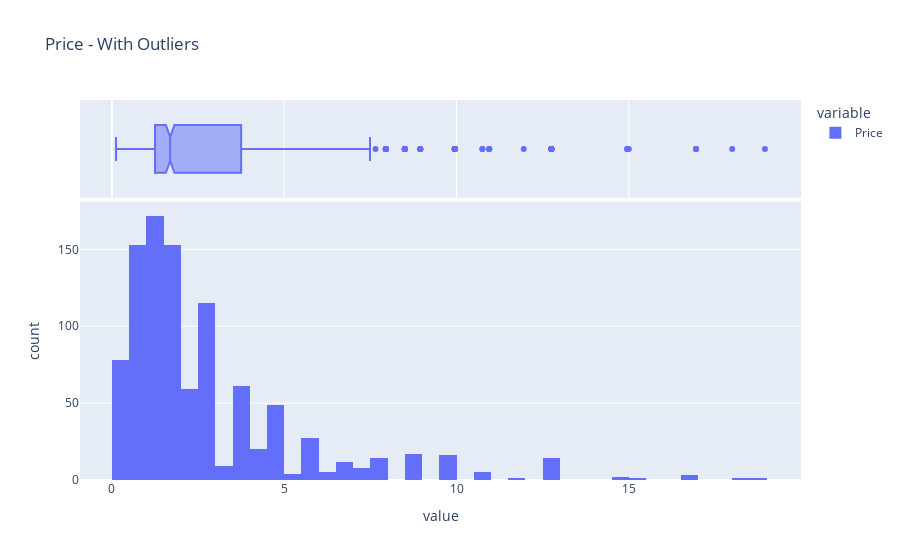
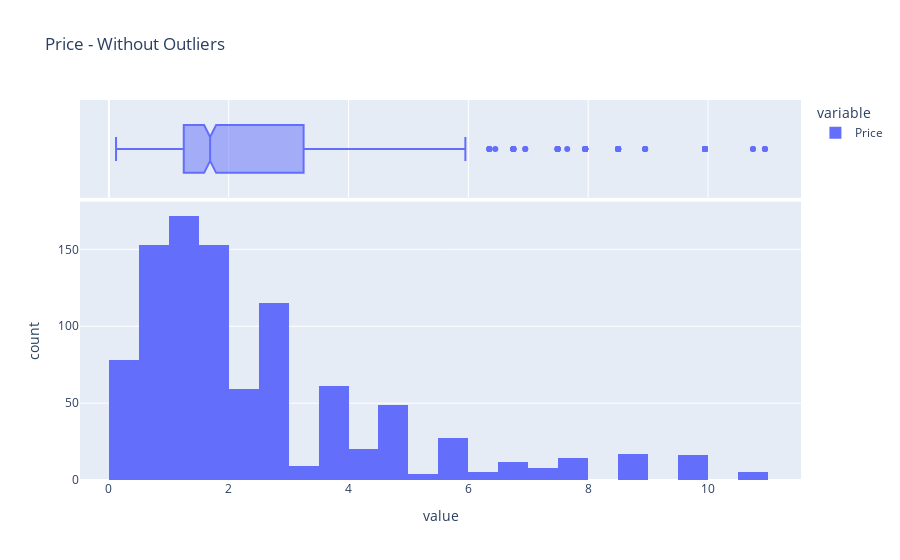

Write notebook code for charts like these, in order.
### Code cell
df_retail_clean=clean_df(df_retail)
profile_serie(df_retail_clean["Price"])

### Figure 1 — Plotly figure (JSON) as saved in the notebook; plotly's stock layout.template omitted (floating-point values rounded to 4 significant figures; data arrays with more than 128 entries replaced by an {"elided": "..."} marker saying what was removed)
{"data": [{"alignmentgroup": "True", "bingroup": "x", "hovertemplate": "variable=Price<br>value=%{x}<br>count=%{y}<extra></extra>", "legendgroup": "Price", "marker": {"color": "#636efa", "pattern": {"shape": ""}}, "name": "Price", "offsetgroup": "Price", "orientation": "v", "showlegend": true, "type": "histogram", "x": {"elided": "1000 float values"}, "xaxis": "x", "yaxis": "y"}, {"alignmentgroup": "True", "hovertemplate": "variable=Price<br>value=%{x}<extra></extra>", "legendgroup": "Price", "marker": {"color": "#636efa"}, "name": "Price", "notched": true, "offsetgroup": "Price", "showlegend": false, "type": "box", "x": {"elided": "1000 float values"}, "xaxis": "x2", "yaxis": "y2"}], "layout": {"barmode": "relative", "legend": {"title": {"text": "variable"}, "tracegroupgap": 0}, "title": {"text": "Price - With Outliers"}, "xaxis": {"anchor": "y", "domain": [0, 1], "title": {"text": "value"}}, "xaxis2": {"anchor": "y2", "domain": [0, 1], "matches": "x", "showgrid": true, "showticklabels": false}, "yaxis": {"anchor": "x", "domain": [0, 0.7326], "title": {"text": "count"}}, "yaxis2": {"anchor": "x2", "domain": [0.7426, 1], "matches": "y2", "showgrid": false, "showline": false, "showticklabels": false, "ticks": ""}}}

### Figure 2 — Plotly figure (JSON) as saved in the notebook; plotly's stock layout.template omitted (floating-point values rounded to 4 significant figures; data arrays with more than 128 entries replaced by an {"elided": "..."} marker saying what was removed)
{"data": [{"alignmentgroup": "True", "bingroup": "x", "hovertemplate": "variable=Price<br>value=%{x}<br>count=%{y}<extra></extra>", "legendgroup": "Price", "marker": {"color": "#636efa", "pattern": {"shape": ""}}, "name": "Price", "offsetgroup": "Price", "orientation": "v", "showlegend": true, "type": "histogram", "x": {"elided": "977 float values"}, "xaxis": "x", "yaxis": "y"}, {"alignmentgroup": "True", "hovertemplate": "variable=Price<br>value=%{x}<extra></extra>", "legendgroup": "Price", "marker": {"color": "#636efa"}, "name": "Price", "notched": true, "offsetgroup": "Price", "showlegend": false, "type": "box", "x": {"elided": "977 float values"}, "xaxis": "x2", "yaxis": "y2"}], "layout": {"barmode": "relative", "legend": {"title": {"text": "variable"}, "tracegroupgap": 0}, "title": {"text": "Price - Without Outliers"}, "xaxis": {"anchor": "y", "domain": [0, 1], "title": {"text": "value"}}, "xaxis2": {"anchor": "y2", "domain": [0, 1], "matches": "x", "showgrid": true, "showticklabels": false}, "yaxis": {"anchor": "x", "domain": [0, 0.7326], "title": {"text": "count"}}, "yaxis2": {"anchor": "x2", "domain": [0.7426, 1], "matches": "y2", "showgrid": false, "showline": false, "showticklabels": false, "ticks": ""}}}
